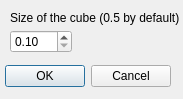
<?xml version="1.0" encoding="UTF-8"?>
<ui version="4.0">
 <class>DialogSize</class>
 <widget class="QDialog" name="DialogSize">
  <property name="geometry">
   <rect>
    <x>0</x>
    <y>0</y>
    <width>183</width>
    <height>99</height>
   </rect>
  </property>
  <property name="windowTitle">
   <string>Dialog</string>
  </property>
  <widget class="QDialogButtonBox" name="buttonBox">
   <property name="geometry">
    <rect>
     <x>0</x>
     <y>60</y>
     <width>171</width>
     <height>32</height>
    </rect>
   </property>
   <property name="orientation">
    <enum>Qt::Horizontal</enum>
   </property>
   <property name="standardButtons">
    <set>QDialogButtonBox::Cancel|QDialogButtonBox::Ok</set>
   </property>
  </widget>
  <widget class="QLabel" name="label">
   <property name="geometry">
    <rect>
     <x>10</x>
     <y>10</y>
     <width>171</width>
     <height>16</height>
    </rect>
   </property>
   <property name="text">
    <string>Size of the cube (0.5 by default)</string>
   </property>
  </widget>
  <widget class="QDoubleSpinBox" name="doubleSpinBox">
   <property name="geometry">
    <rect>
     <x>10</x>
     <y>30</y>
     <width>62</width>
     <height>23</height>
    </rect>
   </property>
   <property name="minimum">
    <double>0.100000000000000</double>
   </property>
   <property name="singleStep">
    <double>0.100000000000000</double>
   </property>
  </widget>
 </widget>
 <resources/>
 <connections>
  <connection>
   <sender>buttonBox</sender>
   <signal>accepted()</signal>
   <receiver>DialogSize</receiver>
   <slot>accept()</slot>
   <hints>
    <hint type="sourcelabel">
     <x>248</x>
     <y>254</y>
    </hint>
    <hint type="destinationlabel">
     <x>157</x>
     <y>274</y>
    </hint>
   </hints>
  </connection>
  <connection>
   <sender>buttonBox</sender>
   <signal>rejected()</signal>
   <receiver>DialogSize</receiver>
   <slot>reject()</slot>
   <hints>
    <hint type="sourcelabel">
     <x>316</x>
     <y>260</y>
    </hint>
    <hint type="destinationlabel">
     <x>286</x>
     <y>274</y>
    </hint>
   </hints>
  </connection>
 </connections>
</ui>
